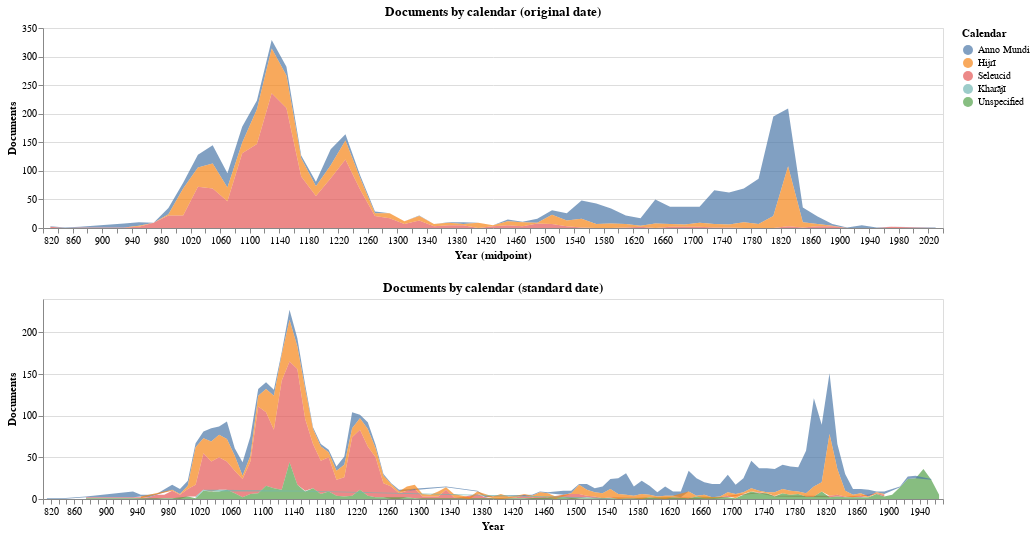

Source (notebook cell):
### Markdown cell above
Here are the two plots together. The unspecified calendars are most likely Julian/Gregorian dates.

### Code cell
orig_dates_calendars_chart & std_dates_calendars_chart

### Figure 1 — Vega-Lite specification as saved in the notebook (floating-point values rounded to 4 significant figures; data arrays with more than 128 entries replaced by an {"elided": "..."} marker saying what was removed)
{"config": {"view": {"continuousWidth": 300, "continuousHeight": 300}}, "vconcat": [{"data": {"name": "data-4dd4cf6810375e8e1b645b6b855bdb4e"}, "mark": {"type": "area", "opacity": 0.7}, "encoding": {"color": {"field": "doc_date_calendar", "title": "Calendar", "type": "nominal"}, "x": {"axis": {"format": "r"}, "bin": {"maxbins": 120}, "field": "midpoint_year", "title": "Year (midpoint)", "type": "quantitative"}, "y": {"aggregate": "count", "field": "pgpid", "title": "Documents", "type": "quantitative"}}, "height": 200, "title": "Documents by calendar (original date)", "width": 900}, {"data": {"name": "data-09fa75a434d71ab1592bce56b8c2938d"}, "mark": {"type": "area", "opacity": 0.7}, "encoding": {"color": {"field": "doc_date_calendar", "scale": {"domain": ["Anno Mundi", "Hijrī", "Seleucid", "Kharājī", "Unspecified"]}, "title": "Calendar", "type": "nominal"}, "x": {"axis": {"format": "r"}, "bin": {"maxbins": 120}, "field": "midpoint_year", "title": "Year", "type": "quantitative"}, "y": {"aggregate": "count", "field": "pgpid", "title": "Documents", "type": "quantitative"}}, "height": 200, "title": "Documents by calendar (standard date)", "width": 900}], "$schema": "https://vega.github.io/schema/vega-lite/v5.20.1.json", "datasets": {"data-4dd4cf6810375e8e1b645b6b855bdb4e": {"elided": "3443 records"}, "data-09fa75a434d71ab1592bce56b8c2938d": {"elided": "4107 records"}}}
